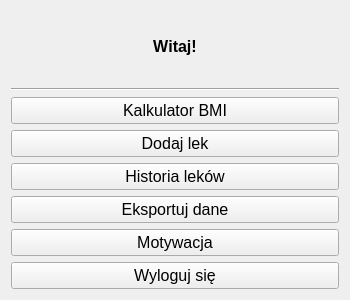
<?xml version="1.0" encoding="UTF-8"?>
<ui version="4.0">
 <class>MainWindow</class>
 <widget class="QWidget" name="MainWindow">
  <property name="geometry">
   <rect>
    <x>0</x>
    <y>0</y>
    <width>350</width>
    <height>300</height>
   </rect>
  </property>
  <property name="windowTitle">
   <string>Panel użytkownika</string>
  </property>
  <layout class="QVBoxLayout" name="verticalLayout">
   <item>
    <widget class="QLabel" name="welcomeLabel">
     <property name="font">
      <font>
       <family>Arial</family>
       <pointsize>-1</pointsize>
       <bold>true</bold>
       <kerning>false</kerning>
      </font>
     </property>
     <property name="styleSheet">
      <string>font-size: 16px; font-weight: bold;</string>
     </property>
     <property name="text">
      <string>Witaj!</string>
     </property>
     <property name="alignment">
      <set>Qt::AlignCenter</set>
     </property>
    </widget>
   </item>
   <item>
    <widget class="Line" name="line">
     <property name="orientation">
      <enum>Qt::Horizontal</enum>
     </property>
    </widget>
   </item>
   <item>
    <widget class="QPushButton" name="bmiButton">
     <property name="font">
      <font>
       <family>Yu Gothic UI</family>
       <pointsize>12</pointsize>
      </font>
     </property>
     <property name="text">
      <string>Kalkulator BMI</string>
     </property>
    </widget>
   </item>
   <item>
    <widget class="QPushButton" name="addMedButton">
     <property name="font">
      <font>
       <family>Yu Gothic UI</family>
       <pointsize>12</pointsize>
      </font>
     </property>
     <property name="text">
      <string>Dodaj lek</string>
     </property>
    </widget>
   </item>
   <item>
    <widget class="QPushButton" name="historyButton">
     <property name="font">
      <font>
       <family>Yu Gothic UI</family>
       <pointsize>12</pointsize>
      </font>
     </property>
     <property name="text">
      <string>Historia leków</string>
     </property>
    </widget>
   </item>
   <item>
    <widget class="QPushButton" name="exportButton">
     <property name="font">
      <font>
       <family>Yu Gothic UI</family>
       <pointsize>12</pointsize>
      </font>
     </property>
     <property name="text">
      <string>Eksportuj dane</string>
     </property>
    </widget>
   </item>
   <item>
    <widget class="QPushButton" name="motivateButton">
     <property name="font">
      <font>
       <family>Yu Gothic UI</family>
       <pointsize>12</pointsize>
      </font>
     </property>
     <property name="text">
      <string>Motywacja</string>
     </property>
    </widget>
   </item>
   <item>
    <widget class="QPushButton" name="logoutButton">
     <property name="font">
      <font>
       <family>Yu Gothic UI</family>
       <pointsize>12</pointsize>
      </font>
     </property>
     <property name="text">
      <string>Wyloguj się</string>
     </property>
    </widget>
   </item>
  </layout>
 </widget>
 <resources/>
 <connections/>
</ui>
